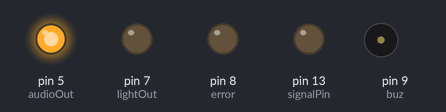
A sketch run on a simulated Arduino Uno, built with avr-gcc and run on an emulated ATmega328P. Parts: output pins drawn as LEDs (lit = HIGH), buzzer (waves = sounding, pin HIGH). The local clock reads 2024-03-15 10:24:30 at power-on unless the sketch sets it.

Above: at 1.8 s.
At 3.5 s:
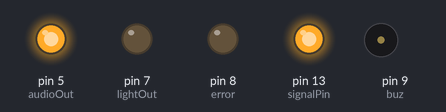
Timing chart, 0 to 4.3 s (numbered marks = the images above):
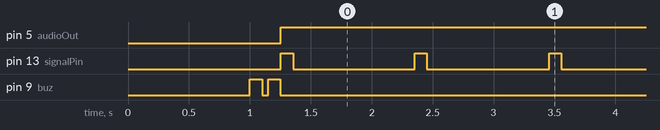

The sketch:

ganjer_bajar_basalaxmi_mandir.ino
```cpp
#include<DS3231.h>

#define signalPin 13

#define audioOut 5
#define lightOut 7

#define buz 9
#define error 8

void autoAudio();
void autoLight();
void Signal();
void buzzer();
void serial();

unsigned long prevSerialMillis = 0;
unsigned long prevSignalMillis = 0;
const long serialInterval = 1000;
const long signalOnTime = 100;
const long signalOffTime = 1000;

int ledState = LOW;

DS3231  rtc(SDA, SCL);

int Hor;
int Min;
int Sec;
int Year;
int Month;
unsigned int workTime;

Time t;

/////////////////////////////////////////////////////

void autoAudio(){

  if(workTime>=270 && workTime<660 || workTime>=960 && workTime<1290){  //4.30=>11.00 16=>21.30
    digitalWrite(audioOut, HIGH);
  }
  else{
    digitalWrite(audioOut, LOW);
  }
}

////////////////////////////////////////////////////

void autoLight(){

  if(Month == 1 || Month == 2 || Month == 12){
    if(workTime>=1020 && workTime<1200){  //17=>20
      digitalWrite(lightOut, HIGH);
    }
    else{
      digitalWrite(lightOut, LOW);
    }
  }
  else{
    if(workTime>=1080 && workTime<1260){ //18=>21
      digitalWrite(lightOut, HIGH);
    }
    else{
      digitalWrite(lightOut, LOW);
    }
  }
}

////////////////////////////////////////////////

void serial(){

  unsigned long currentMillis = millis();

  if (currentMillis - prevSerialMillis >= serialInterval){

    prevSerialMillis = currentMillis;
    Serial.print("Time: ");
    Serial.print(rtc.getTimeStr());
    Serial.print(" || Date: ");
    Serial.print(rtc.getDateStr(FORMAT_SHORT));
    Serial.print(" ");
    Serial.print(rtc.getDOWStr());
    Serial.print(" || temperature: ");
    Serial.print(rtc.getTemp());
    Serial.print(" C Month ");
    Serial.print(Month);
    Serial.print("\n");
  }


}

////////////////////////////////////////////////////

void Signal(){

  unsigned long currentMillis = millis();

  if((ledState == HIGH) && (currentMillis - prevSignalMillis >= signalOnTime)){

    ledState = LOW;
    prevSignalMillis = currentMillis;
    digitalWrite(signalPin, ledState);
  }

  else if ((ledState == LOW) && (currentMillis - prevSignalMillis >= signalOffTime)){

    ledState = HIGH;
    prevSignalMillis = currentMillis;
    digitalWrite(signalPin, ledState);
  }

}

///////////////////////////////////////////////////////

void buzzer(){

  for(int i=0; i<24; i++){

    if(i==Hor && Min==0 && Sec==0){
      digitalWrite(buz,HIGH);
      delay(1500);
      digitalWrite(buz,LOW);
    }
  }

}

///////////////////////////////////////////////////////////

void setup(){

    Serial.begin(9600);
    rtc.begin();
    pinMode(audioOut, OUTPUT);
    pinMode(lightOut, OUTPUT);
    pinMode(signalPin, OUTPUT);
    pinMode(error, OUTPUT);
    pinMode(buz, OUTPUT);

    delay(1000);
    digitalWrite(buz, HIGH);
    delay(100);
    digitalWrite(buz, LOW);
    delay(50);
    digitalWrite(buz, HIGH);
    delay(100);
    digitalWrite(buz, LOW);

//rtc.setDOW(MONDAY);///set day by uncomment
//rtc.setTime(19,03,30);///set time
//rtc.setDate(17,1,2022); //set date

}

//////////////////////////////////////////////////////

void loop(){

  t = rtc.getTime();
  Hor= t.hour;
  Min= t.min;
  Month = t.mon;
  Year = t.year;
  workTime = (Hor*60)+Min;

  if(Year != 2000){
    autoAudio();
    autoLight();
    Signal();
    //buzzer();
    //serial();
  }

  if(Year == 2000){
    digitalWrite(error, HIGH);
    digitalWrite(buz, HIGH);
    Serial.println("--- time not set ---");
    //serial();
    delay(150);
    digitalWrite(error, LOW);
    digitalWrite(buz, LOW);
    delay(150);
  }
}

////////////////////////////////////////////////
```

Measured:
- by itself, pin 5 (audioOut): LOW → HIGH at 1.3 s
- by itself, pin 13 (signalPin): alternates HIGH for 0.10 s and LOW for 1.0 s
